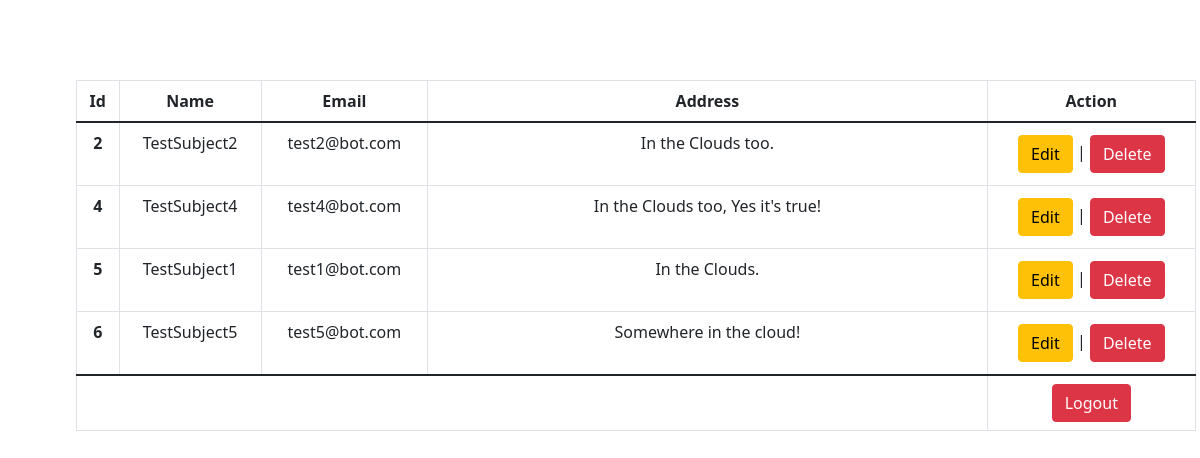
/home/, run on the app's committed database.
### task/models.py (models this page shows)
class User(models.Model):
    id = models.AutoField(primary_key= True)
    name = models.TextField(max_length= 50)
    email = models.TextField(max_length= 50)
    password = models.TextField(max_length= 50)
    address = models.TextField(max_length= 200)
    class Meta:
        db_table = "User"

### task/views.py (the view)
# urls.py: path('home/', views.renderHome),
def renderHome(request):
    db = User.objects.values()
    return render(request, "home.html", {"data" : db})

### template/home.html (shortened to what this page needs)
{% load static %}
<!DOCTYPE html>
<html lang="en">
  <head>
    <link href="https://cdn.jsdelivr.net/npm/bootstrap@5.1.3/dist/css/bootstrap.min.css" rel="stylesheet">
  </head>
  <body class="text-center d-flex">
    <div class="mx-auto" style="width: 70rem; position: absolute; top: 10%; left: 5%"
    >
      <table class="table table-bordered mx-3">
        <thead>
          <tr>
            <th scope="col">Id</th>
            <th scope="col">Name</th>
            <th scope="col">Email</th>
            <th scope="col">Address</th>
            <th scope="col">Action</th>
          </tr>
        </thead>
        <tbody>
          {% for i in data %}
          <tr>
            <th id="id{{ i.id }}">
              {{ i.id }}
            </th>
            <td id="name{{ i.id }}">
              {{ i.name }}
            </td>
            <td id="email{{ i.id }}">
              {{ i.email }}
            </td>
            <td id="address{{ i.id }}" style="width: 50%">
              {{ i.address }}
            </td>
            <td>
              <button class="btn btn-warning" onclick="edit({{i.id}})" data-bs-toggle="modal" data-bs-target="#staticBackdrop">
                Edit
              </button> |
              <a class="btn btn-danger my-1" href="/delete/{{ i.id }}" role="button">Delete</a>
            </td>
          </tr>
          {% endfor %}
        </tbody>
        <tfoot>
          <tr>
            <td colspan="4"></td>
            <td>
              <a class="btn btn-danger" href="/logout/" role="button">Logout</a>
            </td>
          </tr>
        </tfoot>
      </table>
    </div>
  </body>
</html>

### data on the page
User: id "2", name "TestSubject2", email "test2@bot.com", address "In the Clouds too."
User: id "4", name "TestSubject4", email "test4@bot.com", address "In the Clouds too, Yes it's true!"
User: id "5", name "TestSubject1", email "test1@bot.com", address "In the Clouds."
User: id "6", name "TestSubject5", email "test5@bot.com", address "Somewhere in the cloud!"
